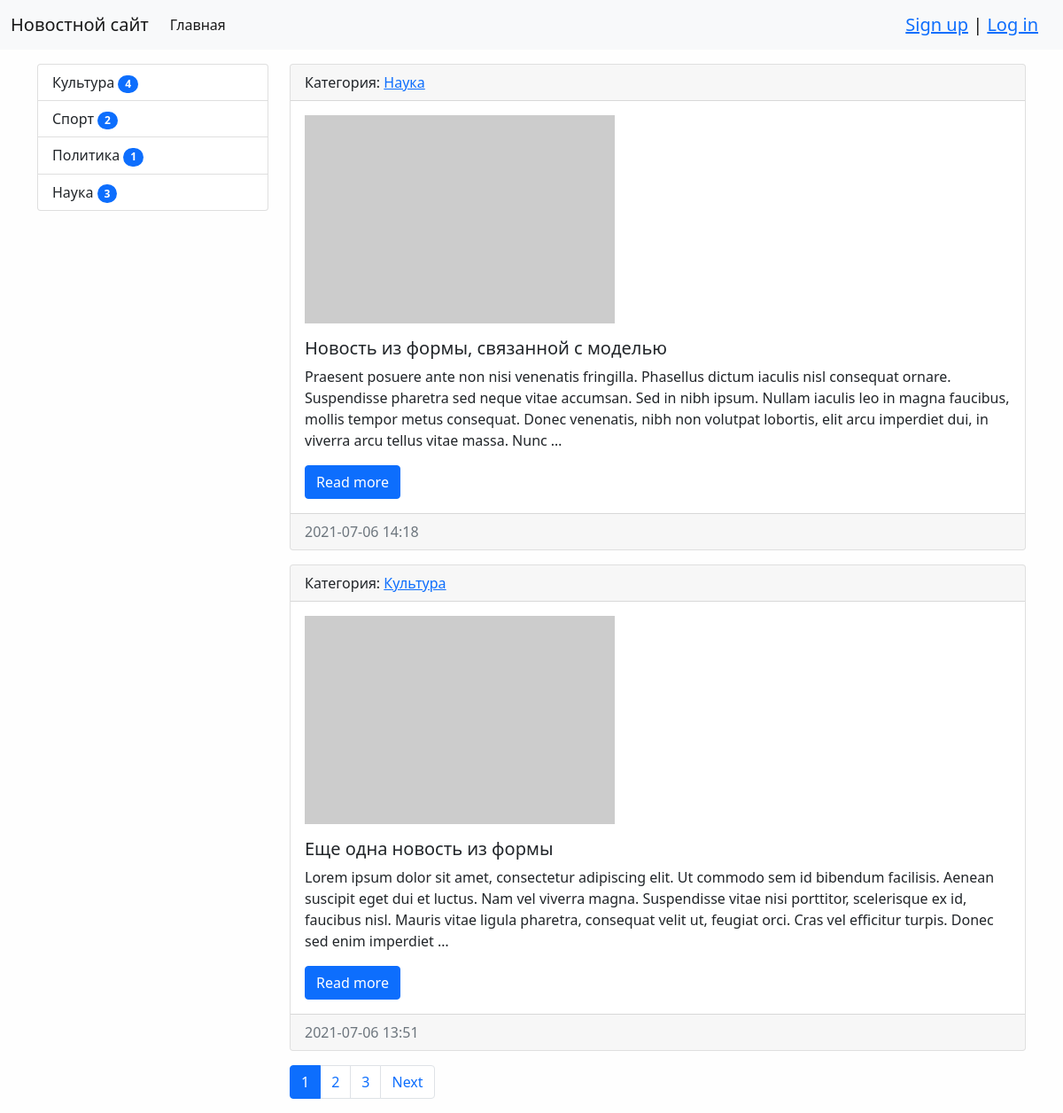
/, run on an earlier commit of the app's database.
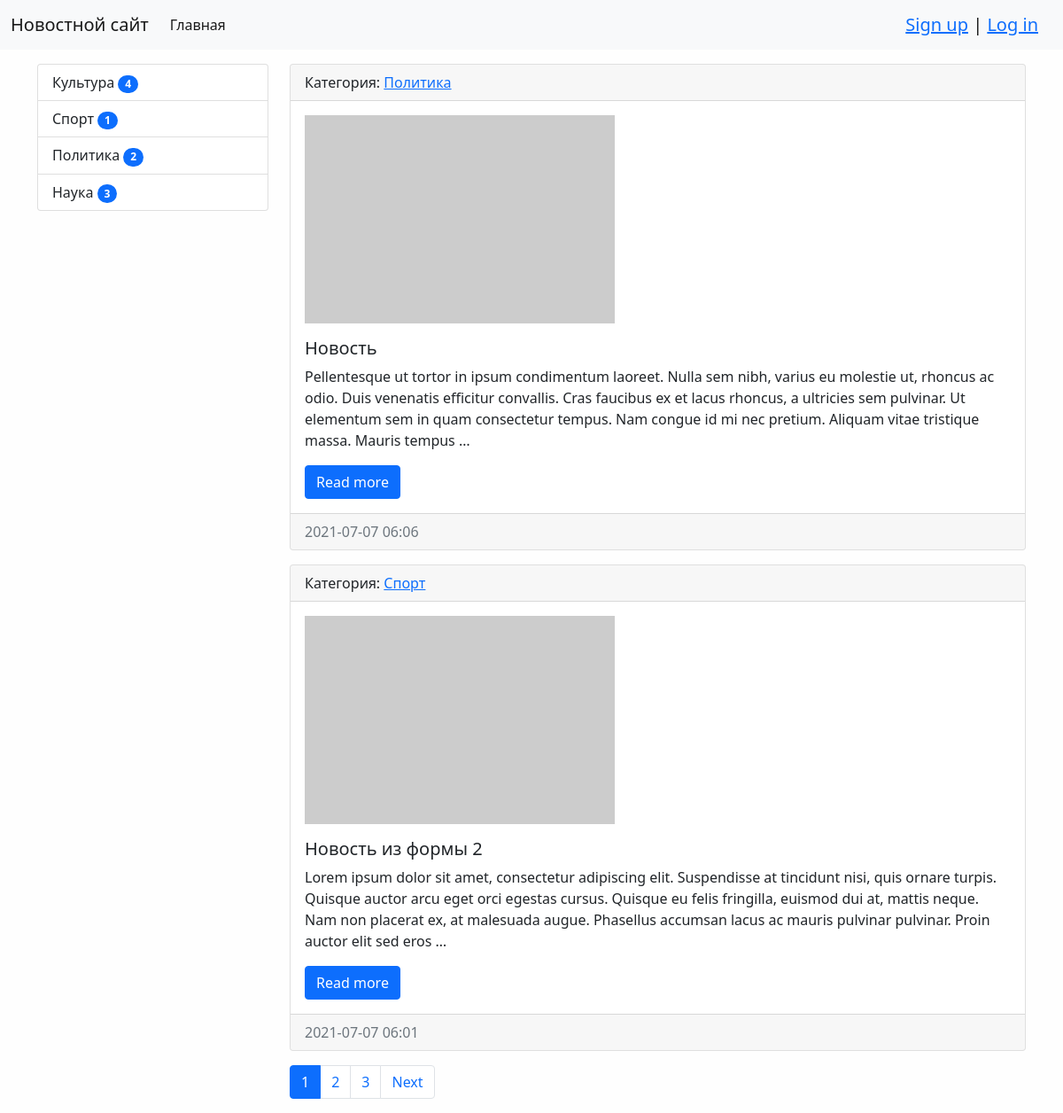
And on a later commit of the database.
### news/models.py (models this page shows, shortened)
class Category(models.Model):
    title = models.CharField(max_length=150, verbose_name='Наименование', db_index=True)
    class Meta:
        verbose_name = 'Категория'
        verbose_name_plural = 'Категории'
        ordering = ['title']
    def __str__(self):
        return self.title
    def get_absolute_url(self):
        return reverse('index', kwargs={'category_id': self.pk})

class News(models.Model):
    title = models.CharField(max_length=150, verbose_name='Название')
    content = models.TextField(verbose_name='Содержание')
    creation_date = models.DateTimeField(auto_now_add=True, verbose_name='Создано')
    update_date = models.DateTimeField(auto_now=True, verbose_name='Обновлено')
    photo = models.ImageField(upload_to='photos/%Y/%m/%d/', verbose_name='Фото', blank=True)
    is_published = models.BooleanField(default=True, verbose_name='Опубликовано')
    views = models.IntegerField(default=0)
    category = models.ForeignKey('Category', on_delete=models.PROTECT, verbose_name='Категория')
    class Meta:
        verbose_name = 'Новость'
        verbose_name_plural = 'Новости'
        ordering = ['-creation_date', 'title']
    def get_absolute_url(self):
        return reverse('news_one', kwargs={'pk': self.pk})

### news/views.py (the view)
# urls.py: path('', HomeNews.as_view(), name='home'),
class HomeNews(MyMixin, ListView):
    model = News
    template_name = 'news/index.html'  # шаблон, по умолчанию news/news_list.html для ListView
    context_object_name = 'news'  # Объект в шаблоне, по умолчанию object_list для ListView
    mixin_prop = 'hello world'  # Пример работы примеси
    paginate_by = 2
    def get_context_data(self, *, object_list=None, **kwargs):
        context = super().get_context_data(**kwargs)  # Сохраняем старые значения
        context['title'] = 'Главная страница'  # Добавляем новые значения
        context['mixin_prop'] = self.get_upper_prop()
        return context
    def get_queryset(self):
        return News.objects.filter(is_published=True).select_related('category')

### news/templatetags/news_tags.py (called while the page is built)
@register.simple_tag()
def get_categories():
    return Category.objects.annotate(amount=Count('news', filter=F('news__is_published'))).filter(amount__gt=0)

### news/utils.py (called while the page is built)
    def get_upper_prop(self):
        return self.mixin_prop.upper()

### news/templates/news/index.html (shortened to what this page needs)
{% extends 'base.html' %}
{% block sidebar %}
{% include 'inc/_sidebar.html' %}
{% endblock sidebar %}
{% block content %}
{% for item in news %}
    <div class="card mb-3">
        <div class="card-header">
            Категория: <a href="{{ item.category.get_absolute_url }}">{{ item.category }}</a>
        </div>
        <div class="card-body">
            <div class="media">
                {% if item.photo %}
                <img class="mb-3" src="{{ item.photo.url }}" alt="" width="350">
                {% else %}
                <img class="mb-3" src="https://picsum.photos/350/235/?blur=2" alt="">
                {% endif %}
            </div>
            <div class="media-body">
                <h5 class="card-title">{{ item.title }}</h5>
                {% autoescape off %}
                <p class="card-text">{{ item.content | truncatewords:50}}</p>
                {% endautoescape %}
                <a href="{{ item.get_absolute_url }}" class="btn btn-primary">Read more</a>
            </div>
        </div>
        <div class="card-footer text-muted">
            {{ item.creation_date | date:"Y-m-d H:i" }}
        </div>
    </div>
{% empty %}
    <p>Новостей нет</p>
{% endfor %}
{% endblock content %}

### templates/inc/_sidebar.html (shortened to what this page needs)
{% load news_tags %}
<div class="list-group">
    {% get_categories as categories %}
    {% for item in categories %}
    <a href="{{ item.get_absolute_url }}" class="list-group-item list-group-item-action">
        {{ item.title }} <span class="badge bg-primary rounded-pill">{{ item.amount }}</span>
    </a>
    {% endfor %}
</div>

What changed in the data, as far as the page shows it:
no longer on this page (row edited): News: category "Наука", title "Новость из формы, связанной с моделью", content "Praesent posuere ante non nisi venenatis fringilla. Phasellus dictum iaculis nisl consequat ornare. Suspendisse pharetra sed neque vitae accumsan. Sed in nibh ipsum. Nullam iaculis leo in magna faucibus, mollis tempor metus consequat. Donec venenatis, nibh non volutpat lobortis, elit arcu imperdiet dui, in viverra arcu tellus vitae massa. Nunc …", creation_date "2021-07-06 14:18"
no longer on this page (row edited): News: category "Культура", title "Еще одна новость из формы", content "Lorem ipsum dolor sit amet, consectetur adipiscing elit. Ut commodo sem id bibendum facilisis. Aenean suscipit eget dui et luctus. Nam vel viverra magna. Suspendisse vitae nisi porttitor, scelerisque ex id, faucibus nisl. Mauris vitae ligula pharetra, consequat velit ut, feugiat orci. Cras vel efficitur turpis. Donec sed enim imperdiet …", creation_date "2021-07-06 13:51"
computed for Category "Спорт": amount "2" → "1"
computed for Category "Политика": amount "1" → "2"
added News: category "Политика", title "Новость", content "Pellentesque ut tortor in ipsum condimentum laoreet. Nulla sem nibh, varius eu molestie ut, rhoncus ac odio. Duis venenatis efficitur convallis. Cras faucibus ex et lacus rhoncus, a ultricies sem pulvinar. Ut elementum sem in quam consectetur tempus. Nam congue id mi nec pretium. Aliquam vitae tristique massa. Mauris tempus …", creation_date "2021-07-07 06:06"
added News: category "Спорт", title "Новость из формы 2", content "Lorem ipsum dolor sit amet, consectetur adipiscing elit. Suspendisse at tincidunt nisi, quis ornare turpis. Quisque auctor arcu eget orci egestas cursus. Quisque eu felis fringilla, euismod dui at, mattis neque. Nam non placerat ex, at malesuada augue. Phasellus accumsan lacus ac mauris pulvinar pulvinar. Proin auctor elit sed eros …", creation_date "2021-07-07 06:01"
